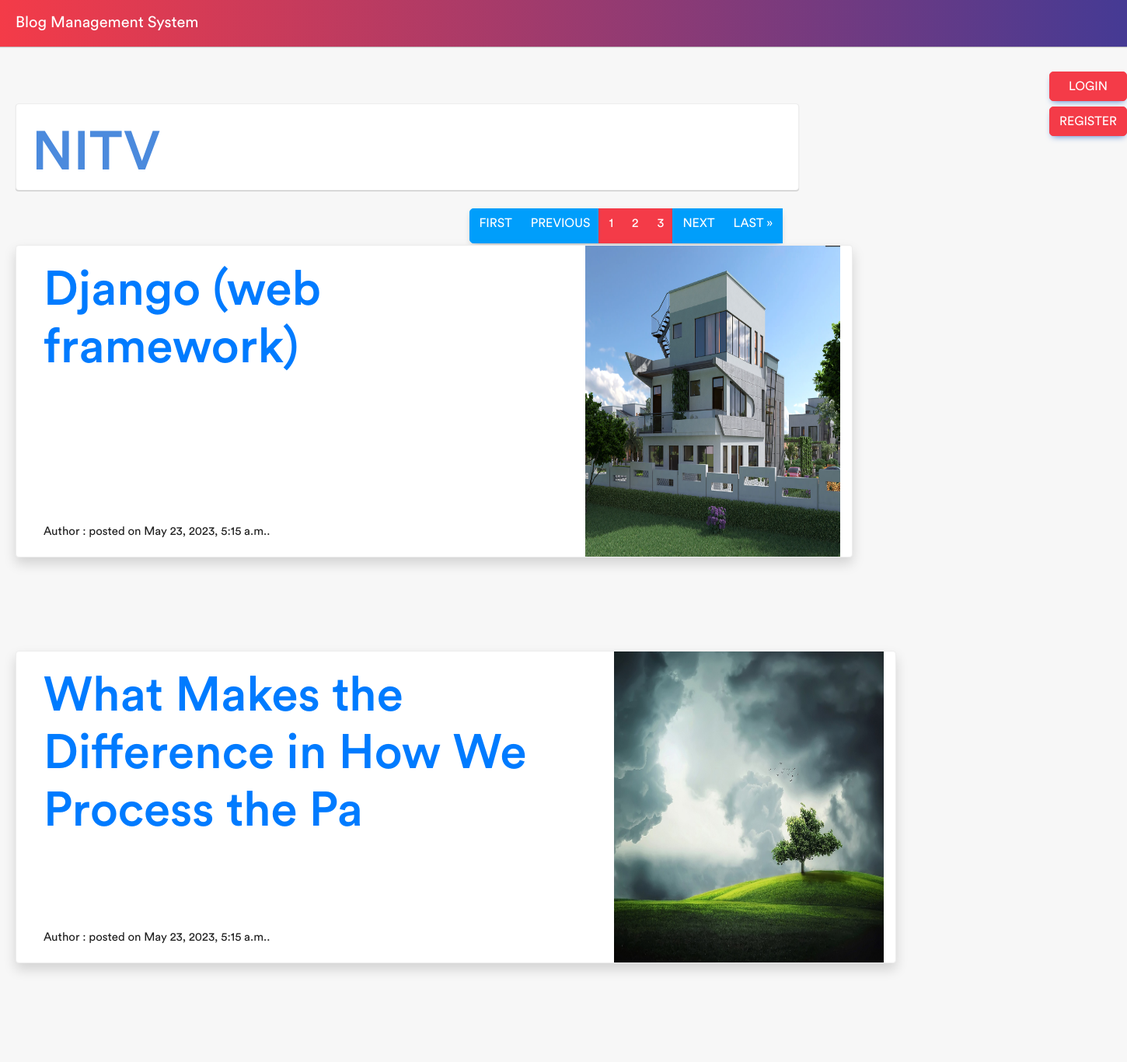
Before: /?page=2 with the older database file.
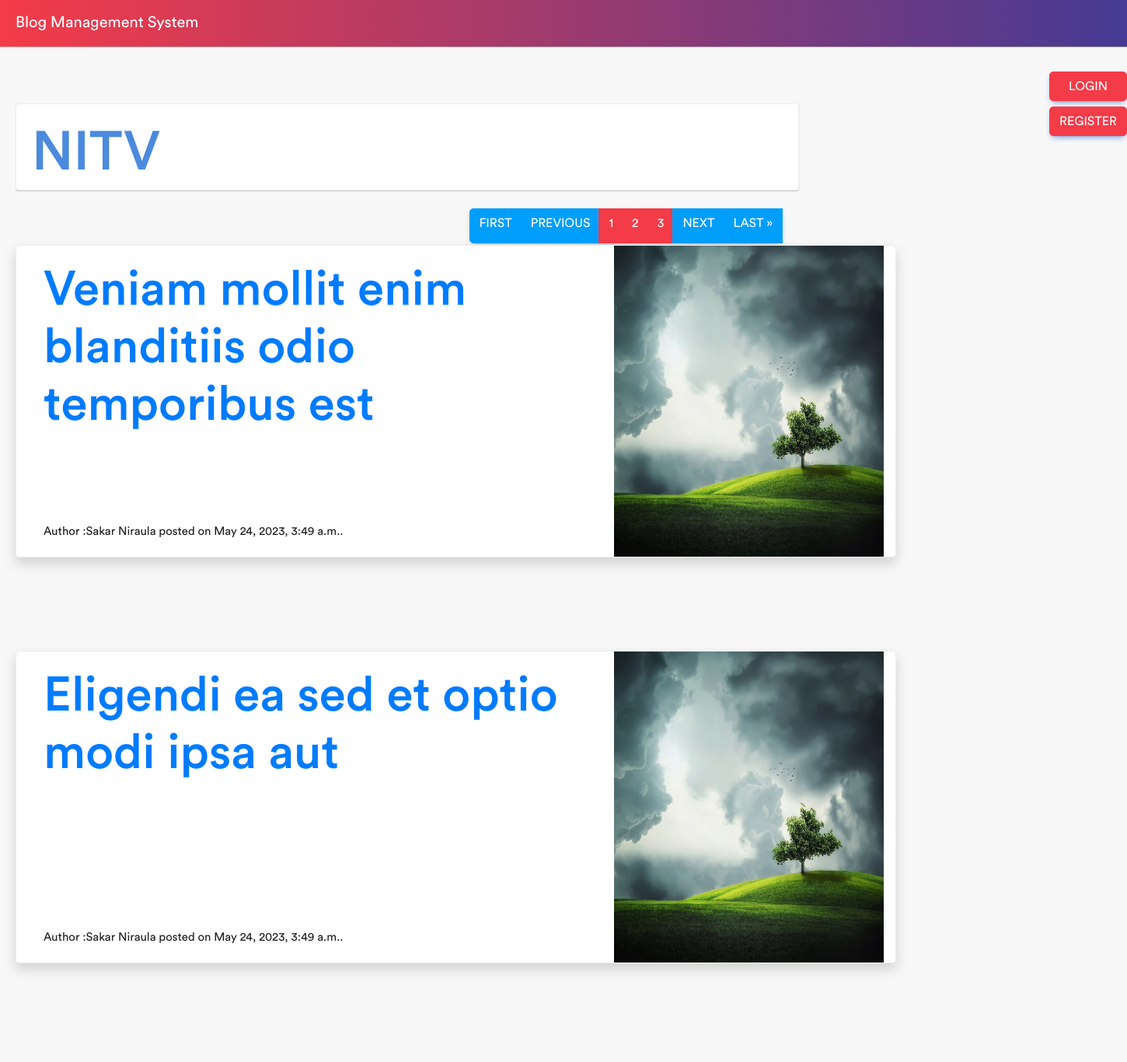
After: the same page with the newer database file.
### blogapp/models.py (models this page shows, shortened)
class Blogmodels(models.Model):
    blog_title = models.CharField(max_length=50, unique=True )
    blog_description = RichTextUploadingField()
    user = models.ForeignKey(User, on_delete=models.CASCADE, default=None, null=True)
    created_at = models.DateTimeField(auto_now_add=True)
    image = models.ImageField(upload_to='blog_images', blank=True, null=True)
    slug = AutoSlugField(populate_from="blog_title", unique=True , null= True, default=None)

### blogapp/views.py (the view)
# urls.py: path("", Homepage.as_view(), name="home"),
class Homepage(View):
    def get(self, request):
        obj = Blogmodels.objects.select_related('user')
        paginator = Paginator(obj,2)
        page_number = request.GET.get('page')
        page_obj = paginator.get_page(page_number)
        context = {
        "obj":obj,
        "page_obj": page_obj
        }
        return render(request, "base/home.html", context)

### blogapp/templates/base/home.html (shortened to what this page needs)
{% extends 'base/uuubase.html' %}
{% block content %}
{% load static %}
{% if user.is_authenticated %}
<form action="{% url 'logout' %}" method="post">
    {% csrf_token %}
    <button type="submit" class="btn btn-primary mt-4 right">logout</button>
{% else %}
    <a href="{% url 'login' %}" class="btn btn-primary mt-4 right">LOGIN</a><br><br>
    <a href="{% url 'signup' %}" class="btn btn-primary mt-4 right">Register</a>
    </div>
{% endif %}
<div class="card-container">
    <div class="center">
        <div class="card" style="width: 63rem; height: 7rem;">
            <div class="main">
                <div class=" card-body">
                    <h1>NITV</h1><br>
                    <div class="d-flex  justify-content-end ">
                        <div class="btn-group" role="group" aria-label="Basic example">
                            {% if page_obj.has_previous %}
                            <a class="flex-item btn btn-info" href="?page=1">first</a>
                            <a class="flex-item btn btn-info"
                                href="?page={{ page_obj.previous_page_number }}">previous</a>
                            {% endif %}
                            <a class="flex-item btn btn-primary" href="?page=1">1</a>
                            <a class="flex-item btn btn-primary " href="?page=2">2</a>
                            <a class="flex-item btn btn-primary " href="?page=3">3</a>
                            {% if page_obj.has_next %}
                            <a class="flex-item btn btn-info" href="?page={{ page_obj.next_page_number }}">next</a>
                            <a class="flex-item btn btn-info" href="?page={{ page_obj.paginator.num_pages }}">last
                                &raquo;</a><br><br>
                            {% endif %}
                        </div>
                    </div>
                </div>
            </div>
        </div>
    </div>
</div>
<body>
    <div class="d-flex flex-wrap justify-content-start">
        {% for blog in page_obj %}
        <div class="clearfix">
            <div class="center">
                <div class="card shadow col-48 col-md-12 col-lg-8 mb-8">
                    <div class="row g-0">
                        <div class="col-md-8">
                            <div class="card-body d-flex flex-column h-100">
                                <h5 class="card-title custom-card-title"><a
                                        href="{% url 'blogdetail' blog.id %}">{{blog.blog_title}}</a>
                                </h5>
                                <div class="mt-auto">
                                    <p class="card-text">Author :{{blog.user.first_name}} {{blog.user.last_name}}
                                        posted
                                        on
                                        {{blog.user.date_joined}}.</p>
                                </div>
                            </div>
                        </div>
                        <div class="col-md-4">
                            <img src="{{ blog.image.url }}" class="card-img-right" alt="..."
                                style="width: 100%; height: 400px;">
                        </div>
                    </div>
                </div>
            </div>
        </div>
    </div>
    {% endfor%}
    <br><br>
</body>
{% endblock content%}

### blogapp/templates/base/uuubase.html (shortened to what this page needs)
<!doctype html>
<html lang="en">
<head>
    <link href="https://cdnjs.cloudflare.com/ajax/libs/mdb-ui-kit/6.3.0/mdb.min.css" rel="stylesheet" />
    <link rel="stylesheet" href="https://cdn.datatables.net/1.13.4/css/jquery.dataTables.min.css" />
    {% load static %}
    <link rel="stylesheet" href="{% static 'assets/css/bootstrap.min.css' %}" />
    <link rel="stylesheet" href="{% static 'assets/css/font-awesome.min.css' %}" />
    <link rel="stylesheet" href="{% static 'assets/css/line-awesome.min.css' %}" />
    <link rel="stylesheet" href="{% static 'assets/plugins/morris/morris.css' %}">
    <link rel="stylesheet" href="{% static 'assets/css/style.css' %}">
</head>
<body>
    <div class="main-wrapper">
        <div class="header">
            <div class="page-title-box">
                <h3>Blog Management System</h3>
            </div><br><br>
        </div>
        <br><br> <br>
        {% block content %}
        {% endblock content %}
</body>
</html>

### blogapp/templates/base/home.html (style rules this page uses)
.clearfix::after { content: ""; clear: both; display: table; }
.card-container { display: flex; justify-content: space-between; }
.center { margin: auto; width: 120%; padding: 20px; }
.d-flex { gap: 20px; }
.right { position: absolute; right: 0px; width: 100px; }
.custom-card-title { font-size: 62px; }
h1 { font-size: 70px; color: #4b8add; }
.main { text-align: justify; }

Changed rows visible on the page:
removed Blogmodels: blog_title "Django (web framework)", user.date_joined "May 23, 2023, 5:15 a.m.", image (picture)
removed Blogmodels: blog_title "What Makes the Difference in How We Process the Pa", user.date_joined "May 23, 2023, 5:15 a.m.", image (picture)
added Blogmodels: blog_title "Veniam mollit enim blanditiis odio temporibus est", user.first_name "Sakar", user.last_name "Niraula", user.date_joined "May 24, 2023, 3:49 a.m.", image (picture)
added Blogmodels: blog_title "Eligendi ea sed et optio modi ipsa aut", user.first_name "Sakar", user.last_name "Niraula", user.date_joined "May 24, 2023, 3:49 a.m.", image (picture)
